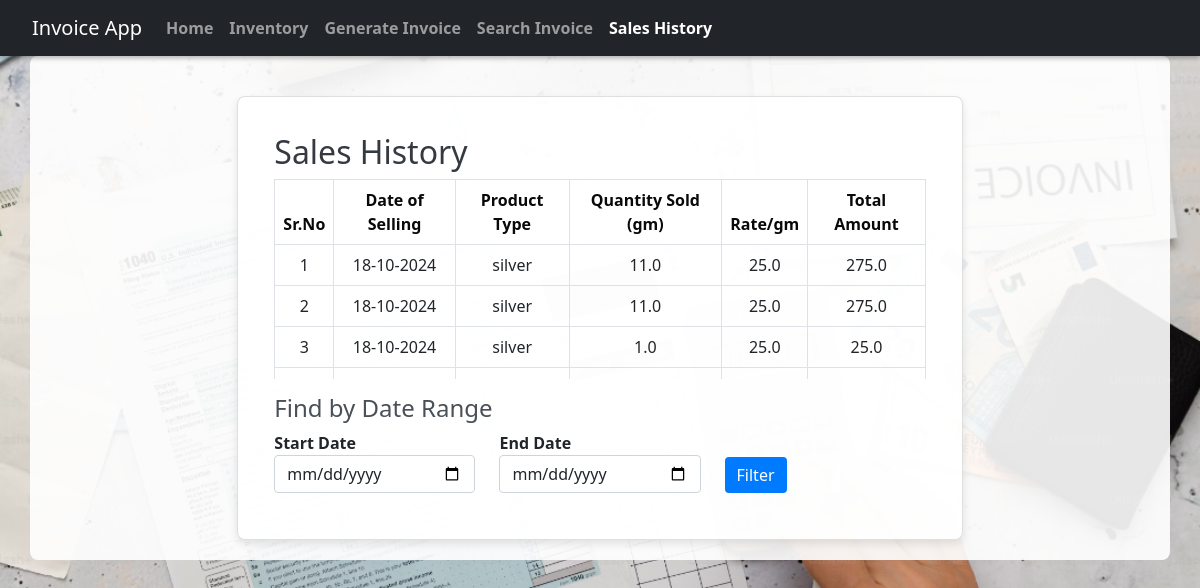
The app's page /sales_history, older data.
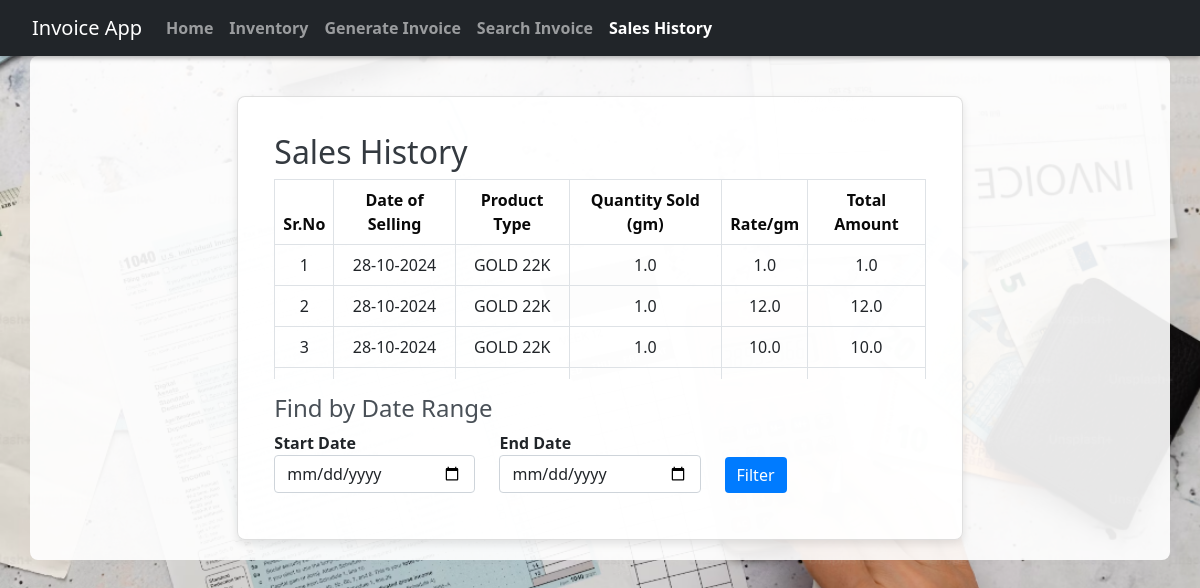
The same page, newer data.
### models.py (models this page shows)
class Sales(db.Model):
    id = db.Column(db.Integer, primary_key=True)
    date_of_selling = db.Column(db.DateTime, default=datetime.utcnow, nullable=False)
    product_type = db.Column(db.String(100), nullable=False)
    quantity_sold = db.Column(db.Float, nullable=False)
    rate = db.Column(db.Float, nullable=False)
    total_amount = db.Column(db.Float, nullable=False)  # Rate * Quantity Sold

### app.py (the view, shortened to what this page needs)
@app.route('/sales_history', methods=['GET', 'POST'])
def sales_history():
    sales = Sales.query.order_by(Sales.date_of_selling.desc()).all()
    return render_template('sales_history.html', sales=sales)

### templates/sales_history.html (shortened to what this page needs)
<!DOCTYPE html>
<html lang="en">
<head>
    <link href="https://cdn.jsdelivr.net/npm/bootstrap@5.1.0/dist/css/bootstrap.min.css" rel="stylesheet">
    <link href="/static/css/sales_history.css" rel="stylesheet">
</head>
<body>
    <nav class="navbar navbar-expand-lg navbar-dark bg-dark fixed-top">
        <div class="container-fluid">
            <a class="navbar-brand" href="/">Invoice App</a>
            <div class="collapse navbar-collapse" id="navbarNav">
                <ul class="navbar-nav me-auto mb-2 mb-lg-0">
                    <li class="nav-item">
                        <a class="nav-link" href="/">Home</a>
                    </li>
                    <li class="nav-item">
                        <a class="nav-link" href="/inventory">Inventory</a>
                    </li>
                    <li class="nav-item">
                        <a class="nav-link" href="/generate_invoice_page">Generate Invoice</a>
                    </li>
                    <li class="nav-item">
                        <a class="nav-link" href="/search_invoice">Search Invoice</a>
                    </li>
                    <li class="nav-item">
                        <a class="nav-link active" href="/sales_history">Sales History</a>
                    </li>
                </ul>
            </div>
        </div>
    </nav>
    <div class="container">
        <div class="row">
            <div class="col-md-8 offset-md-2">
                <div class="card">
                    <div class="card-body">
                        <h2>Sales History</h2>
                        <div class="table-wrapper">
                            <table class="table table-bordered">
                                <thead>
                                    <tr>
                                        <th scope="col">Sr.No</th>
                                        <th>Date of Selling</th>
                                        <th>Product Type</th>
                                        <th>Quantity Sold (gm)</th>
                                        <th>Rate/gm</th>
                                        <th>Total Amount</th>
                                    </tr>
                                </thead>
                                <tbody>
                                    {% for sale in sales %}
                                    <tr>
                                        <td scope="row">{{ loop.index }}</td>
                                        <td>{{ sale.date_of_selling.strftime('%d-%m-%Y') }}</td>
                                        <td>{{ sale.product_type }}</td>
                                        <td>{{ sale.quantity_sold }}</td>
                                        <td>{{ sale.rate }}</td>
                                        <td>{{ sale.total_amount }}</td>
                                    </tr>
                                    {% endfor %}
                                </tbody>
                            </table>
                        </div>
                        <h4>Find by Date Range</h4>
                        <form method="POST">
                            <div class="row align-items-end" style="margin-bottom: 10px;">
                                <div class="col-md-4">
                                    <label for="start_date">Start Date</label>
                                    <input type="date" class="form-control" id="start_date" name="start_date"
                                           value="{{ request.form.start_date or '' }}" required>
                                </div>
                                <div class="col-md-4">
                                    <label for="end_date">End Date</label>
                                    <input type="date" class="form-control" id="end_date" name="end_date"
                                           value="{{ request.form.end_date or '' }}">
                                </div>
                                <div class="col-md-2">
                                    <button type="submit" class="btn btn-primary btn-block">Filter</button>
                                </div>
                            </div>
                        </form>
                    </div>
                </div>
            </div>
        </div>
    </div>
</body>
</html>

### static/css/sales_history.css (style rules this page uses)
body { background-image: url('/static/images/background.jpg'); background-size: cover; background-position: center; background-repeat: no-repeat; background-attachment: fixed; height: 100vh; padding-top: 56px; }
nav { background-color: #343a40; padding: 10px 20px; box-shadow: 0 2px 5px rgba(0, 0, 0, 0.3); }
nav a.nav-link { color: white; font-weight: bold; transition: color 0.3s ease; }
h2 { color: #343a40; }
h4 { color: #495057; margin-top: 15px; }
.table { border-collapse: collapse; }
.table th { background-color: #007bff; color: rgb(9, 9, 9); text-align: center; }
.table td { text-align: center; }
label { font-weight: bold; }
.btn-primary { background-color: #007bff; border: none; }
.table-wrapper { max-height: 200px; overflow-y: auto; }
.table thead th { position: sticky; top: 0; background-color: white; }
.card { margin-top: 20px; box-shadow: 0px 4px 8px rgba(0, 0, 0, 0.1); }
.container, .card { background-color: rgba(255, 255, 255, 0.9); padding: 20px; border-radius: 8px; }

Row changes from the older to the newer data that the page shows:
removed Sales: date_of_selling "18-10-2024", product_type "silver", quantity_sold "11.0", rate "25.0", total_amount "275.0"
removed Sales: date_of_selling "18-10-2024", product_type "silver", quantity_sold "11.0", rate "25.0", total_amount "275.0"
removed Sales: date_of_selling "18-10-2024", product_type "silver", quantity_sold "1.0", rate "25.0", total_amount "25.0"
now on this page (row edited): Sales: date_of_selling "28-10-2024", product_type "GOLD 22K", quantity_sold "1.0", rate "1.0", total_amount "1.0"
now on this page (row edited): Sales: date_of_selling "28-10-2024", product_type "GOLD 22K", quantity_sold "1.0", rate "12.0", total_amount "12.0"
now on this page (row edited): Sales: date_of_selling "28-10-2024", product_type "GOLD 22K", quantity_sold "1.0", rate "10.0", total_amount "10.0"
